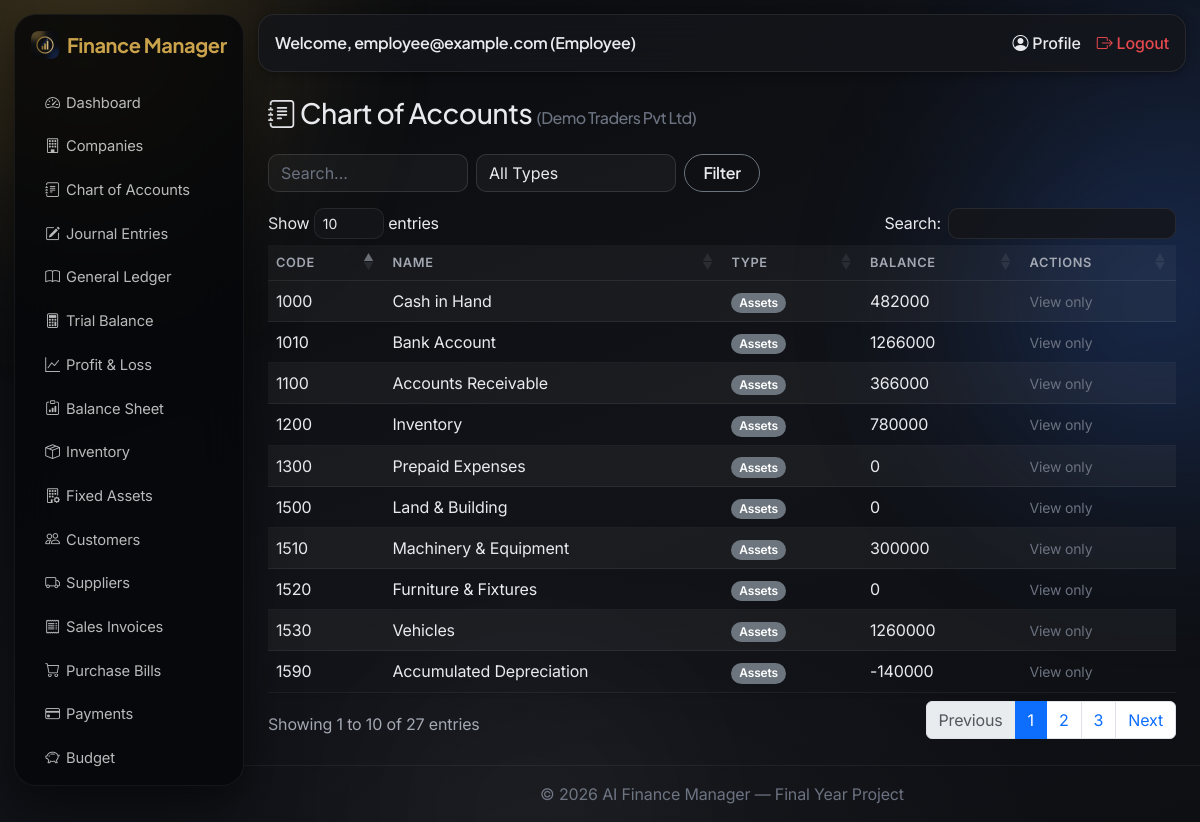
The page /accounting/accounts/ (signed in) on the database its author committed.
### accounts/models.py (models this page shows, shortened)
class User(AbstractUser):
    class Role(models.TextChoices):
        SUPER_ADMIN = 'SUPER_ADMIN', 'Super Admin'
        COMPANY_OWNER = 'COMPANY_OWNER', 'Company Owner'
        ACCOUNTANT = 'ACCOUNTANT', 'Accountant'
        EMPLOYEE = 'EMPLOYEE', 'Employee'
    role = models.CharField(max_length=20, choices=Role.choices, default=Role.COMPANY_OWNER)
    email = models.EmailField(unique=True)
    phone = models.CharField(max_length=20, blank=True)
    profile_picture = models.ImageField(upload_to='profile_pics/', blank=True, null=True)

### companies/models.py (models this page shows, shortened)
class Company(models.Model):
    owner = models.ForeignKey(settings.AUTH_USER_MODEL, on_delete=models.CASCADE, related_name='companies')
    name = models.CharField(max_length=200)
    country = models.CharField(max_length=100)
    currency = models.CharField(max_length=10, default='USD')
    fiscal_year_start = models.DateField()
    class Standard(models.TextChoices):
        IFRS = 'IFRS', 'IFRS'
        GAAP = 'GAAP', 'US GAAP'
    class InventoryMethod(models.TextChoices):
        FIFO = 'FIFO', 'FIFO (First-In, First-Out)'
        LIFO = 'LIFO', 'LIFO (Last-In, First-Out) - US GAAP only'
        WAC = 'WAC', 'Weighted Average Cost'
    accounting_standard = models.CharField(
        max_length=20, choices=Standard.choices, default=Standard.IFRS,
        help_text='Controls how inventory is valued and how the Balance Sheet / Income Statement are presented.',
    )
    inventory_method = models.CharField(
        max_length=10, choices=InventoryMethod.choices, default=InventoryMethod.FIFO,
        help_text='Cost-flow method. LIFO is prohibited under IFRS (IAS 2).',
    )
    logo = models.ImageField(upload_to='company_logos/', blank=True, null=True)
    address = models.CharField(max_length=255, blank=True)
    phone = models.CharField(max_length=20, blank=True)
    email = models.EmailField(blank=True)
    created_at = models.DateTimeField(auto_now_add=True)
    staff = models.ManyToManyField(
        settings.AUTH_USER_MODEL, blank=True, related_name='member_companies',
        help_text='Accountants/Employees granted access to this company.',
    )
    class Meta:
        verbose_name_plural = 'Companies'
        ordering = ['-created_at']

### accounting/models.py (models this page shows, shortened)
class Account(models.Model):
    class AccountType(models.TextChoices):
        ASSET = 'ASSET', 'Assets'
        LIABILITY = 'LIABILITY', 'Liabilities'
        EQUITY = 'EQUITY', 'Equity'
        REVENUE = 'REVENUE', 'Revenue'
        EXPENSE = 'EXPENSE', 'Expenses'
    company = models.ForeignKey(Company, on_delete=models.CASCADE, related_name='accounts')
    code = models.CharField(max_length=20)
    name = models.CharField(max_length=150)
    account_type = models.CharField(max_length=20, choices=AccountType.choices)
    created_at = models.DateTimeField(auto_now_add=True)
    class Meta:
        ordering = ['code']
        unique_together = ('company', 'code')
    @property
    def balance(self):
        debit_total = self.debit_entries.aggregate(total=Sum('amount'))['total'] or 0
        credit_total = self.credit_entries.aggregate(total=Sum('amount'))['total'] or 0
        return debit_total - credit_total

### accounting/views.py (the view)
# urls.py: path('accounts/', views.account_list, name='account_list'),
@login_required
def account_list(request):
    company = get_active_company(request)
    accounts = Account.objects.filter(company=company) if company else Account.objects.none()
    q = request.GET.get('q', '')
    account_type = request.GET.get('type', '')
    if q:
        accounts = accounts.filter(name__icontains=q)
    if account_type:
        accounts = accounts.filter(account_type=account_type)
    return render(request, 'accounting/account_list.html', {
        'accounts': accounts, 'company': company, 'q': q, 'account_type': account_type,
        'types': Account.AccountType.choices,
    })

### accounting/views.py (called while the page is built)
def get_active_company(request):
    accessible = user_accessible_companies(request.user)
    company_id = request.session.get('active_company_id')
    company = None
    if company_id:
        company = accessible.filter(pk=company_id).first()
    if not company:
        company = accessible.first()
        if company:
            request.session['active_company_id'] = company.pk
    return company

### accounts/permissions.py (called while the page is built)
def is_super_admin(user):
    return user.is_authenticated and user.role == user.Role.SUPER_ADMIN

def user_accessible_companies(user):
    from companies.models import Company
    if is_super_admin(user):
        return Company.objects.all()
    return Company.objects.filter(models_q_owner_or_staff(user)).distinct()

def models_q_owner_or_staff(user):
    from django.db.models import Q
    return Q(owner=user) | Q(staff=user)

### accounting/templates/accounting/account_list.html (shortened to what this page needs)
{% extends 'base.html' %}
{% block content %}
<div class="d-flex justify-content-between align-items-center mb-3">
    <h3><i class="bi bi-journal-text"></i> Chart of Accounts {% if company %}<small class="text-muted fs-6">({{ company.name }})</small>{% endif %}</h3>
</div>
<form method="get" class="row g-2 mb-3" style="max-width:500px;">
    <div class="col"><input type="text" name="q" value="{{ q }}" class="form-control" placeholder="Search..."></div>
    <div class="col">
        <select name="type" class="form-select">
            <option value="">All Types</option>
        </select>
    </div>
    <div class="col-auto"><button class="btn btn-outline-secondary">Filter</button></div>
</form>
<div class="table-responsive">
<table class="table table-striped bg-white shadow-sm" data-datatable>
    <thead><tr><th>Code</th><th>Name</th><th>Type</th><th>Balance</th><th>Actions</th></tr></thead>
    <tbody>
    {% for account in accounts %}
        <tr>
            <td>{{ account.code }}</td>
            <td>{{ account.name }}</td>
            <td><span class="badge bg-secondary">{{ account.get_account_type_display }}</span></td>
            <td>{{ account.balance }}</td>
            <td>
                {% if user.role != 'EMPLOYEE' %}
                    <a href="{% url 'accounting:account_update' account.pk %}" class="btn btn-sm btn-outline-primary">Edit</a>
                    <a href="{% url 'accounting:account_delete' account.pk %}" class="btn btn-sm btn-outline-danger">Delete</a>
                {% else %}
                    <span class="text-muted small">View only</span>
                {% endif %}
            </td>
        </tr>
    {% empty %}
        <tr><td colspan="5" class="text-center text-muted">No accounts yet.</td></tr>
    {% endfor %}
    </tbody>
</table>
</div>
{% endblock %}

### templates/base.html (shortened to what this page needs)
<!DOCTYPE html>
<html lang="en">
<head>
    {% load static %}
    <link href="https://cdn.jsdelivr.net/npm/bootstrap@5.3.3/dist/css/bootstrap.min.css" rel="stylesheet">
    <link rel="stylesheet" href="https://cdn.jsdelivr.net/npm/bootstrap-icons@1.11.3/font/bootstrap-icons.css">
    <link rel="stylesheet" href="https://cdn.datatables.net/1.13.8/css/dataTables.bootstrap5.min.css">
    <link rel="stylesheet" href="{% load static %}{% static 'css/style.css' %}">
</head>
<body>
<div class="aurora-blob b1"></div>
<div class="aurora-blob b2"></div>
<div class="aurora-blob b3"></div>
{% if user.is_authenticated %}
<div class="d-flex">
    <nav class="sidebar bg-dark text-white p-3" id="sidebarNav" style="width:230px;">
        <h5 class="mb-4 d-flex align-items-center gap-2">
            <img src="{% static 'img/logo.png' %}" alt="AI Finance Manager" style="width:28px;height:28px;border-radius:7px;">
            Finance Manager
        </h5>
        <ul class="nav nav-pills flex-column gap-1">
            <li class="nav-item"><a class="nav-link text-white" href="{% url 'dashboard:home' %}"><i class="bi bi-speedometer2"></i> Dashboard</a></li>
            <li class="nav-item"><a class="nav-link text-white" href="{% url 'companies:list' %}"><i class="bi bi-building"></i> Companies</a></li>
            <li class="nav-item"><a class="nav-link text-white" href="{% url 'accounting:account_list' %}"><i class="bi bi-journal-text"></i> Chart of Accounts</a></li>
            <li class="nav-item"><a class="nav-link text-white" href="{% url 'accounting:journal_list' %}"><i class="bi bi-pencil-square"></i> Journal Entries</a></li>
            <li class="nav-item"><a class="nav-link text-white" href="{% url 'accounting:ledger' %}"><i class="bi bi-book"></i> General Ledger</a></li>
            <li class="nav-item"><a class="nav-link text-white" href="{% url 'accounting:trial_balance' %}"><i class="bi bi-calculator"></i> Trial Balance</a></li>
            <li class="nav-item"><a class="nav-link text-white" href="{% url 'accounting:profit_and_loss' %}"><i class="bi bi-graph-up"></i> Profit &amp; Loss</a></li>
            <li class="nav-item"><a class="nav-link text-white" href="{% url 'accounting:balance_sheet' %}"><i class="bi bi-clipboard-data"></i> Balance Sheet</a></li>
            <li class="nav-item"><a class="nav-link text-white" href="{% url 'inventory:item_list' %}"><i class="bi bi-box-seam"></i> Inventory</a></li>
            <li class="nav-item"><a class="nav-link text-white" href="{% url 'assets:asset_list' %}"><i class="bi bi-building-gear"></i> Fixed Assets</a></li>
            <li class="nav-item"><a class="nav-link text-white" href="{% url 'transactions:customer_list' %}"><i class="bi bi-people"></i> Customers</a></li>
            <li class="nav-item"><a class="nav-link text-white" href="{% url 'transactions:supplier_list' %}"><i class="bi bi-truck"></i> Suppliers</a></li>
            <li class="nav-item"><a class="nav-link text-white" href="{% url 'transactions:invoice_list' %}"><i class="bi bi-receipt"></i> Sales Invoices</a></li>
            <li class="nav-item"><a class="nav-link text-white" href="{% url 'transactions:bill_list' %}"><i class="bi bi-cart"></i> Purchase Bills</a></li>
            <li class="nav-item"><a class="nav-link text-white" href="{% url 'transactions:payment_list' %}"><i class="bi bi-credit-card"></i> Payments</a></li>
            <li class="nav-item"><a class="nav-link text-white" href="{% url 'transactions:budget_list' %}"><i class="bi bi-piggy-bank"></i> Budget</a></li>
            <li class="nav-item"><a class="nav-link text-white" href="{% url 'reports:ai_dashboard' %}"> AI Reports</a></li>
        </ul>
    </nav>
    <div class="flex-grow-1">
        <nav class="navbar navbar-expand navbar-light bg-white border-bottom px-3">
            <span class="navbar-text">Welcome, {{ user.username }} ({{ user.get_role_display }})</span>
            <div class="ms-auto d-flex gap-3">
                <a href="{% url 'accounts:profile' %}" class="text-decoration-none"><i class="bi bi-person-circle"></i> Profile</a>
                <a href="{% url 'accounts:logout' %}" class="text-decoration-none text-danger"><i class="bi bi-box-arrow-right"></i> Logout</a>
            </div>
        </nav>
        <div class="p-4">
            {% block content %}{% endblock %}
        </div>
        <footer class="text-center text-muted py-3 border-top">
            &copy; {% now "Y" %} AI Finance Manager — Final Year Project
        </footer>
    </div>
</div>
{% else %}
    {% block auth_content %}{% endblock %}
{% endif %}
</body>
</html>

### rows shown on the page
User: username "employee@example.com", role "Employee"
Company: name "Demo Traders Pvt Ltd"
Account: code "1000", name "Cash in Hand", account_type "Assets", balance "482000"
Account: code "1010", name "Bank Account", account_type "Assets", balance "1266000"
Account: code "1100", name "Accounts Receivable", account_type "Assets", balance "366000"
Account: code "1200", name "Inventory", account_type "Assets", balance "780000"
Account: code "1300", name "Prepaid Expenses", account_type "Assets", balance "0"
Account: code "1500", name "Land & Building", account_type "Assets", balance "0"
Account: code "1510", name "Machinery & Equipment", account_type "Assets", balance "300000"
Account: code "1520", name "Furniture & Fixtures", account_type "Assets", balance "0"
Account: code "1530", name "Vehicles", account_type "Assets", balance "1260000"
Account: code "1590", name "Accumulated Depreciation", account_type "Assets", balance "-140000"
